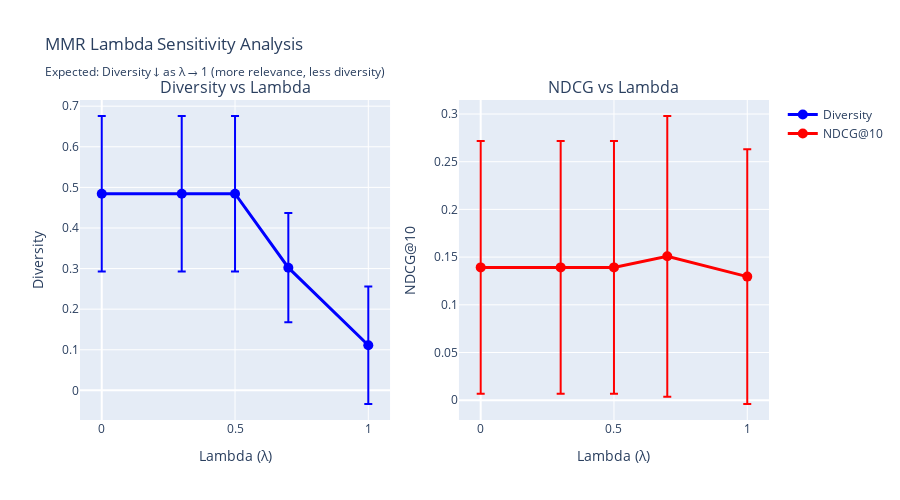

Notebook code for this chart:
### Code cell
# ===== CELL 19.9: MMR LAMBDA SENSITIVITY DEBUGGING =====

print("="*80)
print("🔬 MMR LAMBDA SENSITIVITY DEBUGGING")
print("="*80)

if 'hybrid_model_engine' not in globals() or hybrid_model_engine is None:
    print("⚠️ Hybrid model not initialized. Run CELL 11 first.")
elif 'eligible_users' not in globals() or not eligible_users:
    print("⚠️ No eligible users. Run CELL 6 first.")
else:
    print("\n1️⃣ TESTING MMR WITH DIFFERENT LAMBDA VALUES:")
    print("-" * 80)
    
    # Select test users
    test_users = eligible_users[:5] if len(eligible_users) >= 5 else eligible_users
    
    lambda_values = [0.0, 0.3, 0.5, 0.7, 1.0]
    
    lambda_results = {lam: {'recommendations': [], 'diversity_scores': [], 'ndcg_scores': []} 
                     for lam in lambda_values}
    
    print(f"\nTesting with {len(test_users)} users and {len(lambda_values)} lambda values...")
    
    for lambda_val in tqdm(lambda_values, desc="Testing Lambda"):
        for user_id in test_users:
            try:
                # Get hybrid recommendations with static lambda
                recs = await hybrid_model_engine.predict(
                    user_id, 
                    strategy='hybrid_mmr_static', 
                    k=10,
                    static_lambda=lambda_val
                )
                
                # Get ground truth
                gt = ground_truth_cache.get(user_id, [])
                
                # Calculate metrics
                if gt:
                    # Diversity
                    item_categories = cb_model_engine.get_categories()
                    div_score = intra_list_diversity(recs, item_categories)
                    
                    # NDCG
                    ranx_metrics = evaluate_with_ranx(recs, gt, k=10)
                    ndcg_score = ranx_metrics['ndcg']
                    
                    # Store results
                    lambda_results[lambda_val]['recommendations'].append(recs)
                    lambda_results[lambda_val]['diversity_scores'].append(div_score)
                    lambda_results[lambda_val]['ndcg_scores'].append(ndcg_score)
                
            except Exception as e:
                logger.warning(f"Error testing lambda={lambda_val} for user {user_id}: {e}")
    
    # 2. Analyze results
    print("\n\n2️⃣ LAMBDA SENSITIVITY RESULTS:")
    print("="*80)
    
    sensitivity_summary = []
    
    for lambda_val in lambda_values:
        results = lambda_results[lambda_val]
        
        if len(results['diversity_scores']) > 0:
            avg_div = np.mean(results['diversity_scores'])
            std_div = np.std(results['diversity_scores'])
            avg_ndcg = np.mean(results['ndcg_scores'])
            std_ndcg = np.std(results['ndcg_scores'])
            
            # Get first user's recommendations for inspection
            first_recs = results['recommendations'][0] if results['recommendations'] else []
            
            sensitivity_summary.append({
                'Lambda': lambda_val,
                'Avg_Diversity': avg_div,
                'Std_Diversity': std_div,
                'Avg_NDCG': avg_ndcg,
                'Std_NDCG': std_ndcg,
                'Sample_Recs': first_recs[:5]  # First 5 items
            })
            
            print(f"\nλ = {lambda_val:.1f}:")
            print(f"  Diversity: {avg_div:.4f} (±{std_div:.4f})")
            print(f"  NDCG@10:   {avg_ndcg:.4f} (±{std_ndcg:.4f})")
            print(f"  Sample items (top 5): {first_recs[:5]}")
    
    # 3. Check for identical results (BUG detection)
    print("\n\n3️⃣ BUG DETECTION:")
    print("-" * 80)
    
    bug_detected = False
    
    for i in range(len(lambda_values) - 1):
        lam1 = lambda_values[i]
        lam2 = lambda_values[i + 1]
        
        div1 = np.mean(lambda_results[lam1]['diversity_scores']) if lambda_results[lam1]['diversity_scores'] else 0
        div2 = np.mean(lambda_results[lam2]['diversity_scores']) if lambda_results[lam2]['diversity_scores'] else 0
        
        diff = abs(div1 - div2)
        
        if diff < 0.0001:  # Threshold for "identical"
            print(f"\n⚠️ WARNING: λ={lam1:.1f} and λ={lam2:.1f} produce IDENTICAL diversity!")
            print(f"   Diversity difference: {diff:.6f} (< 0.0001)")
            print(f"   This suggests MMR may not be working correctly for these lambda values")
            bug_detected = True
    
    if not bug_detected:
        print("\n✅ NO BUG DETECTED: All lambda values produce different results")
        print("   MMR is working correctly!")
    
    # 4. Visualize sensitivity
    print("\n\n4️⃣ CREATING SENSITIVITY PLOT...")
    print("-" * 80)
    
    sensitivity_df = pd.DataFrame(sensitivity_summary)
    
    fig = make_subplots(
        rows=1, cols=2,
        subplot_titles=('Diversity vs Lambda', 'NDCG vs Lambda')
    )
    
    # Plot diversity
    fig.add_trace(
        go.Scatter(
            x=sensitivity_df['Lambda'],
            y=sensitivity_df['Avg_Diversity'],
            error_y=dict(
                type='data',
                array=sensitivity_df['Std_Diversity'],
                visible=True
            ),
            mode='lines+markers',
            name='Diversity',
            marker=dict(size=10, color='blue'),
            line=dict(width=3)
        ),
        row=1, col=1
    )
    
    # Plot NDCG
    fig.add_trace(
        go.Scatter(
            x=sensitivity_df['Lambda'],
            y=sensitivity_df['Avg_NDCG'],
            error_y=dict(
                type='data',
                array=sensitivity_df['Std_NDCG'],
                visible=True
            ),
            mode='lines+markers',
            name='NDCG@10',
            marker=dict(size=10, color='red'),
            line=dict(width=3)
        ),
        row=1, col=2
    )
    
    fig.update_xaxes(title_text="Lambda (λ)", row=1, col=1)
    fig.update_yaxes(title_text="Diversity", row=1, col=1)
    
    fig.update_xaxes(title_text="Lambda (λ)", row=1, col=2)
    fig.update_yaxes(title_text="NDCG@10", row=1, col=2)
    
    fig.update_layout(
        height=500,
        title_text="MMR Lambda Sensitivity Analysis<br>" +
                   "<sub>Expected: Diversity ↓ as λ → 1 (more relevance, less diversity)</sub>",
        showlegend=True
    )
    
    fig.write_html('evaluation_results/mmr_lambda_sensitivity.html')
    fig.show()
    
    # 5. Save results
    sensitivity_df_export = sensitivity_df[['Lambda', 'Avg_Diversity', 'Std_Diversity', 
                                            'Avg_NDCG', 'Std_NDCG']].copy()
    sensitivity_df_export.to_csv('evaluation_results/table_lambda_sensitivity_corrected.csv', index=False)
    
    print("\n✅ Lambda sensitivity analysis complete!")
    print(f"   📁 Plot: evaluation_results/mmr_lambda_sensitivity.html")
    print(f"   📁 Table: evaluation_results/table_lambda_sensitivity_corrected.csv")
    
    if bug_detected:
        print("\n⚠️  ACTION REQUIRED: MMR bug detected!")
        print("    Check ProperHybridRecommender.predict() and MMRReranker.rerank()")
        print("    Ensure lambda_val parameter is actually used in MMR formula")

### Figure 1 — Plotly figure (JSON) as saved in the notebook; plotly's stock layout.template omitted (floating-point values rounded to 4 significant figures)
{"data": [{"error_y": {"array": [0.1914, 0.1914, 0.1914, 0.1345, 0.1447], "type": "data", "visible": true}, "line": {"width": 3}, "marker": {"color": "blue", "size": 10}, "mode": "lines+markers", "name": "Diversity", "type": "scatter", "x": [0, 0.3, 0.5, 0.7, 1], "xaxis": "x", "y": [0.4844, 0.4844, 0.4844, 0.3022, 0.1111], "yaxis": "y"}, {"error_y": {"array": [0.1325, 0.1325, 0.1325, 0.1471, 0.1335], "type": "data", "visible": true}, "line": {"width": 3}, "marker": {"color": "red", "size": 10}, "mode": "lines+markers", "name": "NDCG@10", "type": "scatter", "x": [0, 0.3, 0.5, 0.7, 1], "xaxis": "x2", "y": [0.1392, 0.1392, 0.1392, 0.1508, 0.1296], "yaxis": "y2"}], "layout": {"annotations": [{"font": {"size": 16}, "showarrow": false, "text": "Diversity vs Lambda", "x": 0.225, "xanchor": "center", "xref": "paper", "y": 1, "yanchor": "bottom", "yref": "paper"}, {"font": {"size": 16}, "showarrow": false, "text": "NDCG vs Lambda", "x": 0.775, "xanchor": "center", "xref": "paper", "y": 1, "yanchor": "bottom", "yref": "paper"}], "height": 500, "showlegend": true, "title": {"text": "MMR Lambda Sensitivity Analysis<br><sub>Expected: Diversity ↓ as λ → 1 (more relevance, less diversity)</sub>"}, "xaxis": {"anchor": "y", "domain": [0, 0.45], "title": {"text": "Lambda (λ)"}}, "xaxis2": {"anchor": "y2", "domain": [0.55, 1], "title": {"text": "Lambda (λ)"}}, "yaxis": {"anchor": "x", "domain": [0, 1], "title": {"text": "Diversity"}}, "yaxis2": {"anchor": "x2", "domain": [0, 1], "title": {"text": "NDCG@10"}}}}
